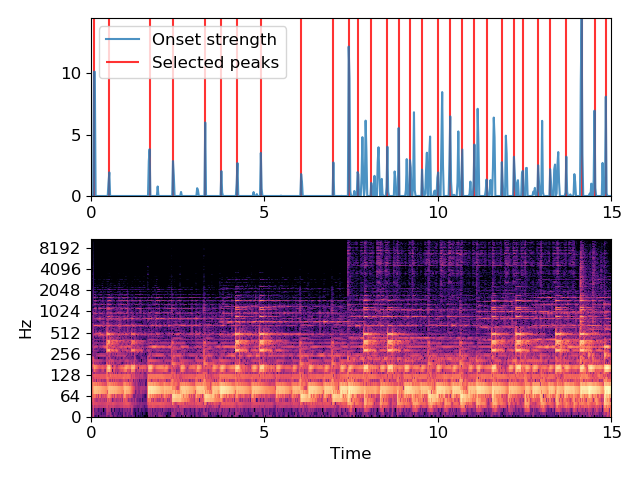

Recreate this plot in Python.
y, sr = librosa.load(librosa.util.example_audio_file(), duration=15)
onset_env = librosa.onset.onset_strength(y=y, sr=sr,
                                         hop_length=512,
                                         aggregate=np.median)
peaks = librosa.util.peak_pick(onset_env, 3, 3, 3, 5, 0.5, 10)
peaks
# array([  4,  23,  73, 102, 142, 162, 182, 211, 261, 301, 320,
# 331, 348, 368, 382, 396, 411, 431, 446, 461, 476, 491,
# 510, 525, 536, 555, 570, 590, 609, 625, 639])

import matplotlib.pyplot as plt
times = librosa.times_like(onset_env, sr=sr, hop_length=512)
plt.figure()
ax = plt.subplot(2, 1, 2)
D = librosa.stft(y)
librosa.display.specshow(librosa.amplitude_to_db(D, ref=np.max),
                         y_axis='log', x_axis='time')
plt.subplot(2, 1, 1, sharex=ax)
plt.plot(times, onset_env, alpha=0.8, label='Onset strength')
plt.vlines(times[peaks], 0,
           onset_env.max(), color='r', alpha=0.8,
           label='Selected peaks')
plt.legend(frameon=True, framealpha=0.8)
plt.axis('tight')
plt.tight_layout()
plt.show()
